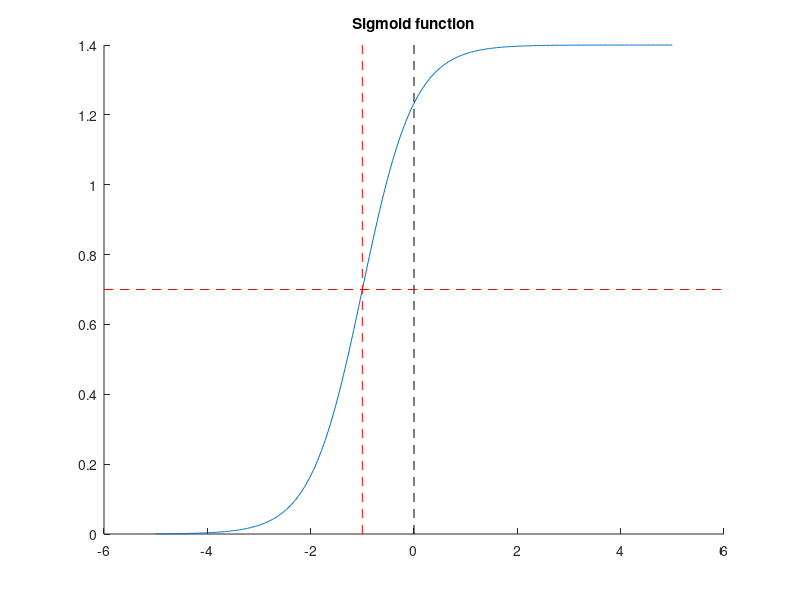

The MATLAB source for this figure:
%% Sigmoid Function / Inflection point / Equivalence point

% learn: exp, linspace, get

% a = height / amplitude
% b = temperature/heat parameter -- how fast slope rises (steepness)
% c = center point / inflection point (x-axis shift)

%%
a = 1.4;
b = 2;
c = -1;

x = linspace(-5,5,400);
y = a ./ (1 + exp(-b*(x-c)));

figure(1),clf, hold on
plot(x,y)
plot([0 0], get(gca,'ylim'),'k--')
plot([c c],get(gca,'ylim'),'r--')
plot(get(gca,'xlim'),[a/2 a/2],'r--')
title('Sigmoid function')
